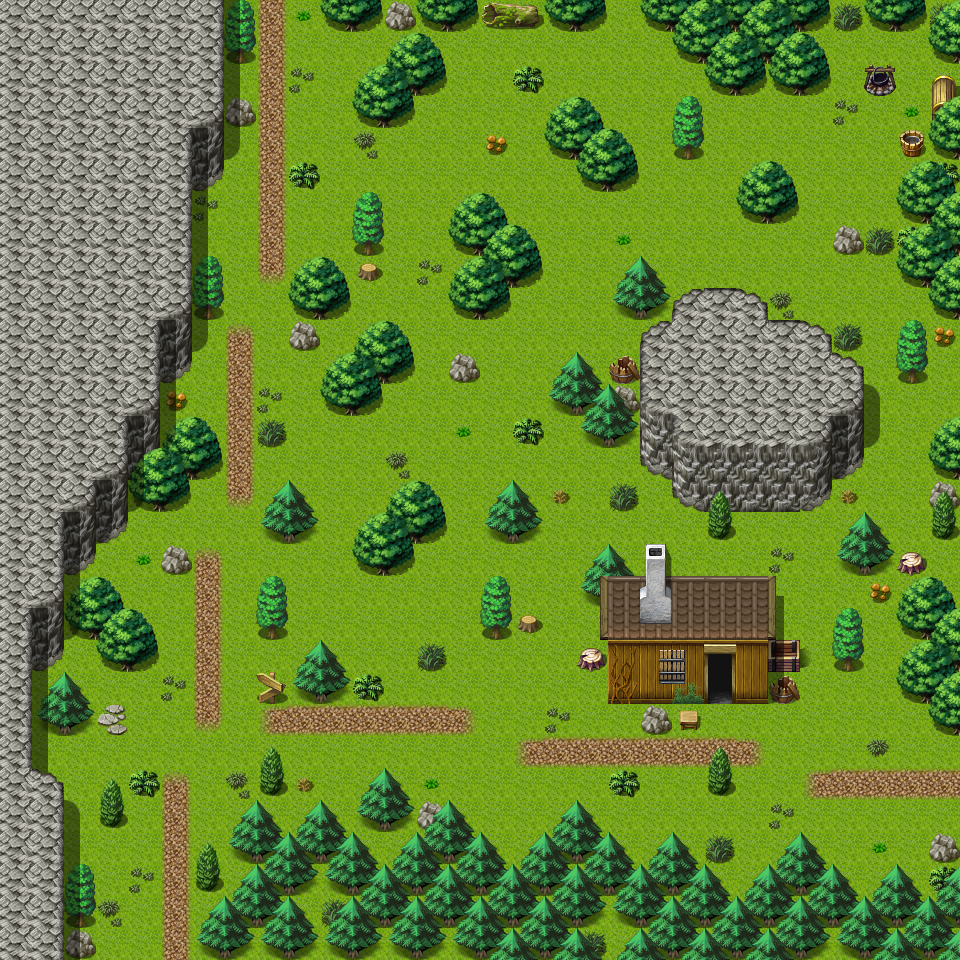

This is a level from a 2D game, rendered from its Tiled map with the project's own tilesets. A one-line summary and the map file follow, with tile-layer data summarised:
An orthogonal 30x30 tile map with 32x32 px tiles, 3 tile layers (Ground, Objects, Above), 1 hidden layer not drawn, 40 tilesets and 15 objects (7x mapchange, 6x spawn, 2x sign).

<map version="1.0" orientation="orthogonal" width="30" height="30" tilewidth="32" tileheight="32">
 <properties>
  <property name="outdoors" value="1" />
 </properties>
 <tileset firstgid="1" name="map_bed_1" tilewidth="32" tileheight="32">
  <image source="../drawable/map_bed_1.png" width="512" height="256" />
 </tileset>
 <tileset firstgid="129" name="map_border_1" tilewidth="32" tileheight="32">
  <image source="../drawable/map_border_1.png" width="512" height="256" />
 </tileset>
 <tileset firstgid="257" name="map_bridge_1" tilewidth="32" tileheight="32">
  <image source="../drawable/map_bridge_1.png" width="512" height="256" />
 </tileset>
 <tileset firstgid="385" name="map_broken_1" tilewidth="32" tileheight="32">
  <image source="../drawable/map_broken_1.png" width="512" height="256" />
 </tileset>
 <tileset firstgid="513" name="map_cavewall_1" tilewidth="32" tileheight="32">
  <image source="../drawable/map_cavewall_1.png" width="576" height="192" />
 </tileset>
 <tileset firstgid="621" name="map_cavewall_2" tilewidth="32" tileheight="32">
  <image source="../drawable/map_cavewall_2.png" width="576" height="192" />
 </tileset>
 <tileset firstgid="729" name="map_cavewall_3" tilewidth="32" tileheight="32">
  <image source="../drawable/map_cavewall_3.png" width="576" height="192" />
 </tileset>
 <tileset firstgid="837" name="map_chair_table_1" tilewidth="32" tileheight="32">
  <image source="../drawable/map_chair_table_1.png" width="512" height="256" />
 </tileset>
 <tileset firstgid="965" name="map_crate_1" tilewidth="32" tileheight="32">
  <image source="../drawable/map_crate_1.png" width="512" height="256" />
 </tileset>
 <tileset firstgid="1093" name="map_cupboard_1" tilewidth="32" tileheight="32">
  <image source="../drawable/map_cupboard_1.png" width="512" height="256" />
 </tileset>
 <tileset firstgid="1221" name="map_curtain_1" tilewidth="32" tileheight="32">
  <image source="../drawable/map_curtain_1.png" width="512" height="256" />
 </tileset>
 <tileset firstgid="1349" name="map_entrance_1" tilewidth="32" tileheight="32">
  <image source="../drawable/map_entrance_1.png" width="512" height="256" />
 </tileset>
 <tileset firstgid="1477" name="map_fence_1" tilewidth="32" tileheight="32">
  <image source="../drawable/map_fence_1.png" width="512" height="256" />
 </tileset>
 <tileset firstgid="1605" name="map_fence_2" tilewidth="32" tileheight="32">
  <image source="../drawable/map_fence_2.png" width="512" height="256" />
 </tileset>
 <tileset firstgid="1733" name="map_ground_1" tilewidth="32" tileheight="32">
  <image source="../drawable/map_ground_1.png" width="512" height="256" />
 </tileset>
 <tileset firstgid="1861" name="map_ground_2" tilewidth="32" tileheight="32">
  <image source="../drawable/map_ground_2.png" width="512" height="256" />
 </tileset>
 <tileset firstgid="1989" name="map_ground_3" tilewidth="32" tileheight="32">
  <image source="../drawable/map_ground_3.png" width="512" height="256" />
 </tileset>
 <tileset firstgid="2117" name="map_ground_4" tilewidth="32" tileheight="32">
  <image source="../drawable/map_ground_4.png" width="512" height="256" />
 </tileset>
 <tileset firstgid="2245" name="map_ground_5" tilewidth="32" tileheight="32">
  <image source="../drawable/map_ground_5.png" width="512" height="256" />
 </tileset>
 <tileset firstgid="2373" name="map_ground_6" tilewidth="32" tileheight="32">
  <image source="../drawable/map_ground_6.png" width="512" height="256" />
 </tileset>
 <tileset firstgid="2501" name="map_ground_7" tilewidth="32" tileheight="32">
  <image source="../drawable/map_ground_7.png" width="512" height="256" />
 </tileset>
 <tileset firstgid="2629" name="map_ground_8" tilewidth="32" tileheight="32">
  <image source="../drawable/map_ground_8.png" width="512" height="256" />
 </tileset>
 <tileset firstgid="2757" name="map_indoor_1" tilewidth="32" tileheight="32">
  <image source="../drawable/map_indoor_1.png" width="512" height="256" />
 </tileset>
 <tileset firstgid="2885" name="map_kitchen_1" tilewidth="32" tileheight="32">
  <image source="../drawable/map_kitchen_1.png" width="512" height="256" />
 </tileset>
 <tileset firstgid="3013" name="map_outdoor_1" tilewidth="32" tileheight="32">
  <image source="../drawable/map_outdoor_1.png" width="512" height="256" />
 </tileset>
 <tileset firstgid="3141" name="map_pillar_1" tilewidth="32" tileheight="32">
  <image source="../drawable/map_pillar_1.png" width="512" height="256" />
 </tileset>
 <tileset firstgid="3269" name="map_plant_1" tilewidth="32" tileheight="32">
  <image source="../drawable/map_plant_1.png" width="512" height="256" />
 </tileset>
 <tileset firstgid="3397" name="map_rock_1" tilewidth="32" tileheight="32">
  <image source="../drawable/map_rock_1.png" width="512" height="256" />
 </tileset>
 <tileset firstgid="3525" name="map_roof_1" tilewidth="32" tileheight="32">
  <image source="../drawable/map_roof_1.png" width="512" height="256" />
 </tileset>
 <tileset firstgid="3653" name="map_roof_2" tilewidth="32" tileheight="32">
  <image source="../drawable/map_roof_2.png" width="512" height="256" />
 </tileset>
 <tileset firstgid="3781" name="map_shop_1" tilewidth="32" tileheight="32">
  <image source="../drawable/map_shop_1.png" width="512" height="256" />
 </tileset>
 <tileset firstgid="3909" name="map_sign_ladder_1" tilewidth="32" tileheight="32">
  <image source="../drawable/map_sign_ladder_1.png" width="512" height="256" />
 </tileset>
 <tileset firstgid="4037" name="map_table_1" tilewidth="32" tileheight="32">
  <image source="../drawable/map_table_1.png" width="512" height="256" />
 </tileset>
 <tileset firstgid="4165" name="map_trail_1" tilewidth="32" tileheight="32">
  <image source="../drawable/map_trail_1.png" width="512" height="256" />
 </tileset>
 <tileset firstgid="4293" name="map_tree_1" tilewidth="32" tileheight="32">
  <image source="../drawable/map_tree_1.png" width="512" height="256" />
 </tileset>
 <tileset firstgid="4421" name="map_wall_1" tilewidth="32" tileheight="32">
  <image source="../drawable/map_wall_1.png" width="512" height="256" />
 </tileset>
 <tileset firstgid="4549" name="map_wall_2" tilewidth="32" tileheight="32">
  <image source="../drawable/map_wall_2.png" width="480" height="256" />
 </tileset>
 <tileset firstgid="4669" name="map_wall_3" tilewidth="32" tileheight="32">
  <image source="../drawable/map_wall_3.png" width="480" height="256" />
 </tileset>
 <tileset firstgid="4789" name="map_window_1" tilewidth="32" tileheight="32">
  <image source="../drawable/map_window_1.png" width="512" height="256" />
 </tileset>
 <tileset firstgid="4917" name="map_window_2" tilewidth="32" tileheight="32">
  <image source="../drawable/map_window_2.png" width="512" height="256" />
 </tileset>
 <layer name="Ground" width="30" height="30">
  <data>[900 cells, 900 non-empty, 20 distinct tile ids]</data>
 </layer>
 <layer name="Objects" width="30" height="30">
  <data>[900 cells, 305 non-empty, 52 distinct tile ids]</data>
 </layer>
 <layer name="Above" width="30" height="30">
  <data>[900 cells, 142 non-empty, 18 distinct tile ids]</data>
 </layer>
 <layer name="Walkable" width="30" height="30" visible="0">
  <data>[900 cells, 409 non-empty, 1 distinct tile ids]</data>
 </layer>
 <objectgroup name="Mapevents" visible="0">
  <!-- 9 objects omitted --></objectgroup>
 <objectgroup name="Spawn" visible="0">
  <!-- 6 objects omitted --></objectgroup>
 <objectgroup name="Keys" visible="0" />
</map>
<!-- 15 of 15 objects omitted -->
